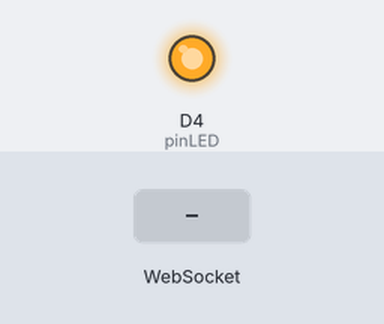
Recording of a sketch running on a simulated ESP8266 (NodeMCU). Shown: output pins drawn as LEDs (lit = HIGH). The inputs (shaded band) are chosen by the test bench. WiFi joins after 1.5 s; servers stay silent unless stated; what the sketch prints to the serial monitor is not drawn.

Above: at 2.7 s.
2.8 s: WebSocket text "ON" received
At 3.5 s:
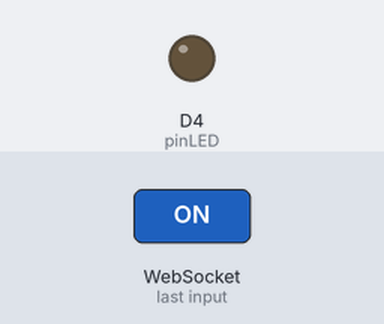
4.3 s: WebSocket text "1" received
At 4.6 s:
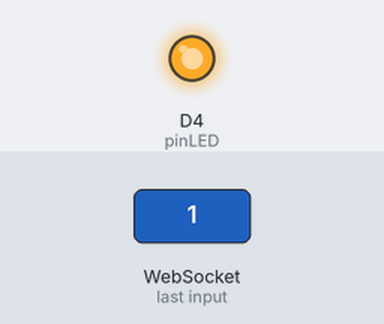
Timing chart, 0 to 7.3 s (numbered marks = the images above; inputs shaded):
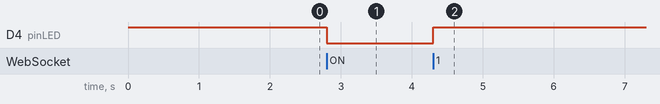

Measured:
- after the input at 2.8 s, D4 (pinLED): HIGH → LOW at once
- after the input at 4.3 s, D4 (pinLED): LOW → HIGH at once

The sketch:

esp8266.ino
```cpp
/***
Teste de Websockets com ESP8266 - Servidor
José Cintra em Outubro de 2019 - www.josecintra.com/blog/comunicacao-websockets-nodemcu-esp8266">
***/

#include <ESP8266WiFi.h>
#include <WebSocketsServer.h>
#include <neotimer.h>

// Correção nivel lógico invertido
#define ON LOW
#define OFF HIGH

unsigned char address = 0;

WebSocketsServer webSocket = WebSocketsServer(81); // Recebe dados do cliente
Neotimer mytimer = Neotimer(10000);                // Intervalo de 10 segundos para envio dos dados do sensor.

// Autenticação wi-fi - Coloque aqui a sua configuração
const char *ssid = "brisa-679421";
const char *password = "84bmey4i";

const int pinLED = D4;
String tempString; // Temperatura convertida para String

/**
 *  webSocketEvent - Tratamento de eventos dos dados que vêm do cliente.
 */
void webSocketEvent(uint8_t num, WStype_t type, uint8_t *payload, size_t lenght)
{

  switch (type)
  {
  case WStype_DISCONNECTED:
    break;

  case WStype_CONNECTED:
  {
    IPAddress ip = webSocket.remoteIP(num);
    address = num;
    Serial.println(ip);
  }
  break;

  case WStype_TEXT:
  {
    String text = String((char *)&payload[0]);
    Serial.println(text);
    Serial.println(num);
    Serial.println(type);

    if (text == "ON")
    {
      digitalWrite(pinLED, ON);
    }
    else
    {
      digitalWrite(pinLED, OFF);
    }
  }
  break;
  }
}

/**
 * setup
 */
void setup()
{

  // Inicialização do LED
  Serial.begin(9600);
  pinMode(pinLED, OUTPUT);
  digitalWrite(pinLED, OFF);

  // Conexões wi-fi e websocket
  WiFi.begin(ssid, password);

  while (WiFi.status() != WL_CONNECTED)
  {
    Serial.print(". ");
    delay(100);
  }

  Serial.println(WiFi.localIP());
  webSocket.begin();
  webSocket.onEvent(webSocketEvent);
}

/**
 * loop
 */
void loop()
{
  webSocket.loop();

  // Envio periódico dos dados do sensor de temperatura para o cliente
  if (mytimer.repeat())
  {
    ;
    webSocket.sendTXT(address, "32");
  }
}
```
